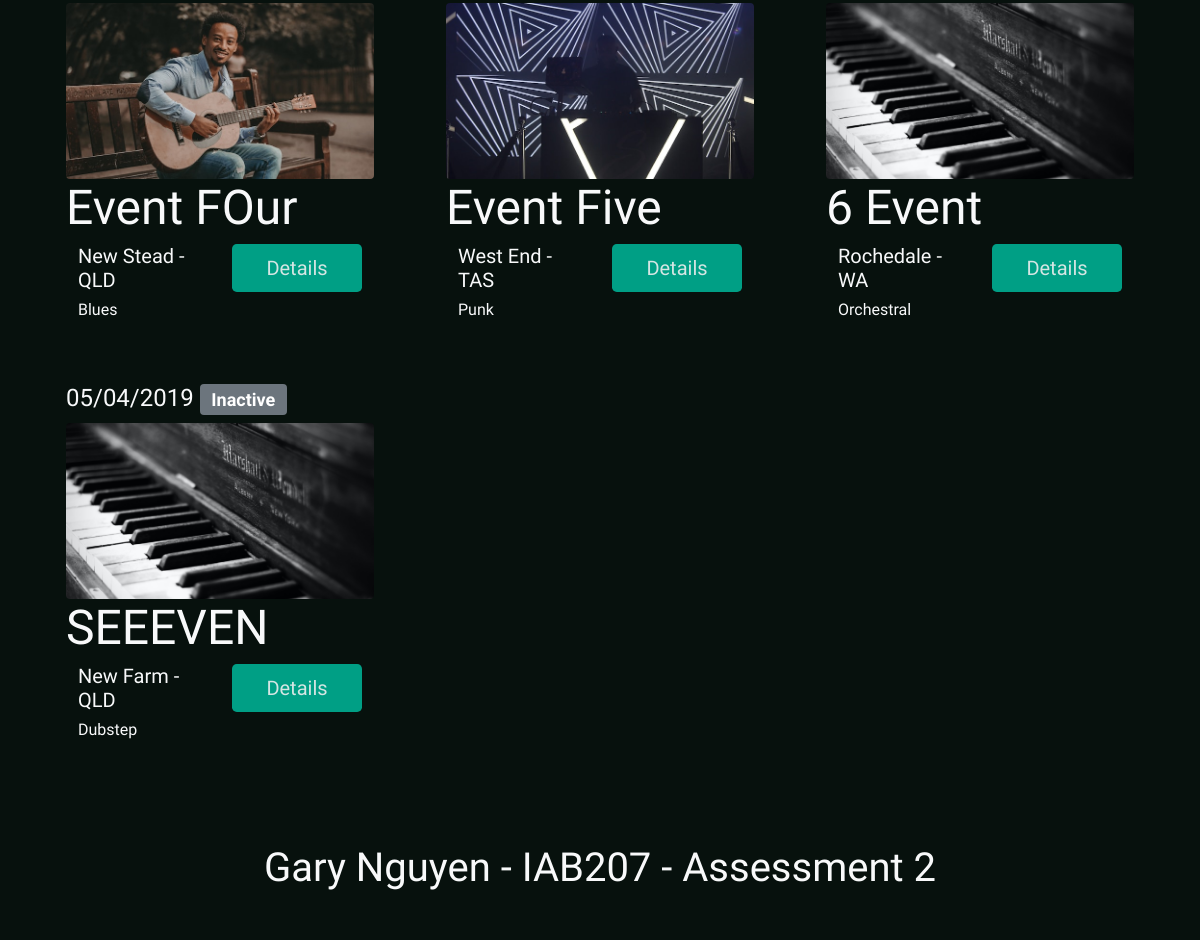
Before: / (lower part) with the older database file.
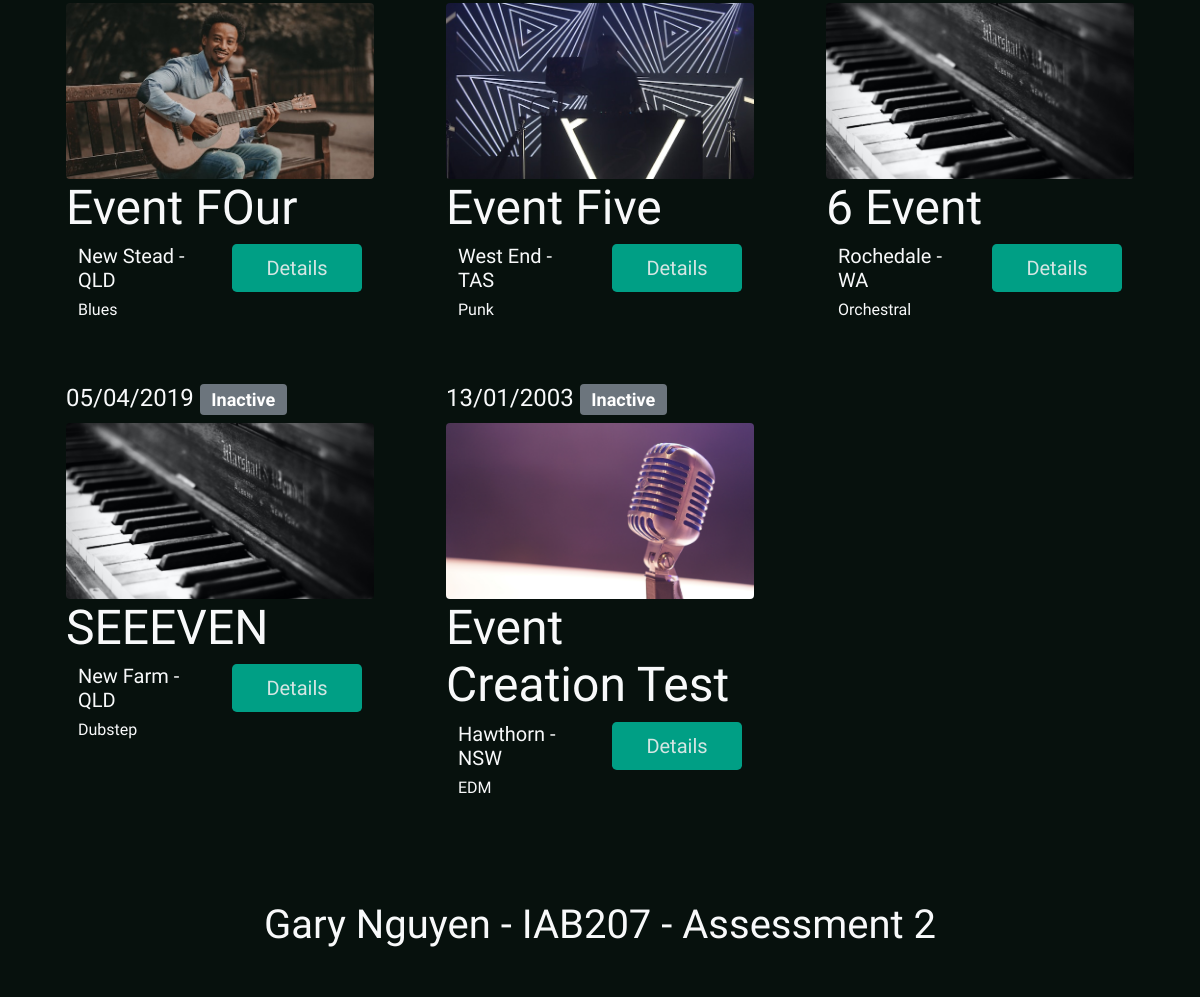
After: the same page with the newer database file.
### website/models.py (models this page shows, shortened)
class Event(db.Model):
    __tablename__ = 'events'
    eventID = db.Column(db.Integer, primary_key=True)
    eventName = db.Column(db.String(100), index=True, nullable=False)
    suburb = db.Column(db.String(100), index=True, nullable=False)
    state = db.Column(db.String(100), index=True, nullable=False)
    dateTime = db.Column(db.Date, nullable=False, default=date)
    genres = db.Column(db.String(100), nullable=False)
    status = db.Column(db.Enum(EventStatusEnum), nullable=False)
    imagePath = db.Column(db.String(200), nullable=False)
    userID = db.Column(db.Integer, db.ForeignKey('users.userID'))
    eventDetail = db.relationship('EventDetail', backref='event', uselist=False)
    ticketType = db.relationship('TicketType', backref='event')
    bookings = db.relationship('Booking', backref='event')
    comments = db.relationship('Comment', backref='event')

### website/views.py (the view)
@bp.route('/')
def index():
    events = db.session.scalars(db.select(Event)).all()
    return render_template('index.html', events = events)

### website/templates/index.html (shortened to what this page needs)
{% extends 'base.html' %}
{% block content %}
<div class="container-fluid backgroundDarkNoGradient">
    <div class="container text-light">
        <div class="row">
            {% for event in events %}
            <div class="col-xl-4 col-lg-6 col-sm-12">
                <div class="m-2 mb-5">
                    <div class="m-2">
                        <div class="m-2 text-center text-md-start">
                            <h4>{{event.dateTime.strftime('%d/%m/%Y')}}
                                {% if event.status.value == 'Open' %}
                                <span class="badge bg-success">{{event.status.value}}</span>
                            </h4>
                            {% elif event.status.value == 'Cancelled' %}
                            <span class="badge bg-danger">{{event.status.value}}</span></h4>
                            {% elif event.status.value == 'SoldOut' %}
                            <span class="badge bg-warning text-dark">Sold Out</span></h4>
                            {% else %}
                            <span class="badge bg-secondary">{{event.status.value}}</span></h4>
                            {% endif %}
                            <img class="img-fluid rounded eventImgHomePage"
                                src="{{ url_for('static',filename=event.imagePath) }}"
                                alt="Beauty Of Bach Photo">
                            <h1 class="display-5">{{event.eventName}}</h1>
                        </div>
                        <div class="row m-2 text-center text-md-start">
                            <div class="col-12 col-md-6">
                                <h5>{{event.suburb}} - {{event.state}}</h5>
                                <h6>{{event.genres}}</h6>
                            </div>
                            <div class="col-12 col-md-6">
                                <button class="btn btn-lg buttonGreenBg w-100"
                                    onclick="location.href='/details/{{event.eventID}}'">Details</button>
                            </div>
                        </div>
                    </div>
                </div>
            </div>
            {% endfor %}
        </div>
    </div>
    {% endblock %}

### website/templates/base.html (shortened to what this page needs)
<!DOCTYPE html>
<html lang="en">
<head>
    <link href="https://cdn.jsdelivr.net/npm/bootstrap@5.0.0-beta3/dist/css/bootstrap.min.css" rel="stylesheet"
>
    <link rel="stylesheet" href="{{ url_for('static',filename='styles/style.css') }}">
</head>
<body>
    {% block content %}
    {% endblock %}
    </div>
    <footer class="footer">
        <div class="text-center py-5 backgroundDarkNoGradient">
            <span class="text-light display-6">Gary Nguyen - IAB207 - Assessment 2</span>
        </div>
    </footer>
</body>
</html>

### website/static/styles/style.css (style rules this page uses)
body { font-family: 'Share Tech', sans-serif; }
.eventImgHomePage { width: 100%; height: 22vh; object-fit: cover; }
.backgroundDarkNoGradient { background-color: #07110d; }
.buttonGreenBg { background-color: #009f85; transition: 0.3s; color: #d4e6e3; }

Changed rows visible on the page:
added Event: dateTime "13/01/2003", status.value "Inactive", imagePath (picture), eventName "Event Creation Test", suburb "Hawthorn", state "NSW", genres "EDM"
